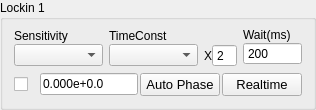
             <widget class="QGroupBox" name="lockin1Group">
              <property name="sizePolicy">
               <sizepolicy hsizetype="Expanding" vsizetype="Expanding">
                <horstretch>0</horstretch>
                <verstretch>0</verstretch>
               </sizepolicy>
              </property>
              <property name="title">
               <string>Lockin 1</string>
              </property>
              <layout class="QVBoxLayout" name="verticalLayout_69">
               <property name="topMargin">
                <number>2</number>
               </property>
               <item>
                <layout class="QVBoxLayout" name="verticalLayout_58" stretch="4,3,1">
                 <property name="sizeConstraint">
                  <enum>QLayout::SizeConstraint::SetNoConstraint</enum>
                 </property>
                 <item>
                  <widget class="PlotWidget" name="realDisChart1" native="true">
                   <property name="mytype" stdset="0">
                    <string>chart</string>
                   </property>
                  </widget>
                 </item>
                 <item>
                  <layout class="QHBoxLayout" name="horizontalLayout_17" stretch="3,3,1,2">
                   <item>
                    <layout class="QVBoxLayout" name="verticalLayout">
                     <property name="spacing">
                      <number>0</number>
                     </property>
                     <item>
                      <widget class="QLabel" name="label_15">
                       <property name="sizePolicy">
                        <sizepolicy hsizetype="Expanding" vsizetype="Fixed">
                         <horstretch>0</horstretch>
                         <verstretch>0</verstretch>
                        </sizepolicy>
                       </property>
                       <property name="text">
                        <string>Sensitivity</string>
                       </property>
                       <property name="mytype" stdset="0">
                        <string>label</string>
                       </property>
                      </widget>
                     </item>
                     <item>
                      <widget class="QComboBox" name="sensitivity1">
                       <property name="sizePolicy">
                        <sizepolicy hsizetype="Expanding" vsizetype="Fixed">
                         <horstretch>0</horstretch>
                         <verstretch>0</verstretch>
                        </sizepolicy>
                       </property>
                       <property name="maximumSize">
                        <size>
                         <width>16777215</width>
                         <height>16777215</height>
                        </size>
                       </property>
                       <property name="font">
                        <font>
                         <pointsize>8</pointsize>
                        </font>
                       </property>
                      </widget>
                     </item>
                    </layout>
                   </item>
                   <item>
                    <layout class="QVBoxLayout" name="verticalLayout_2">
                     <property name="spacing">
                      <number>0</number>
                     </property>
                     <property name="leftMargin">
                      <number>0</number>
                     </property>
                     <item>
                      <widget class="QLabel" name="label_18">
                       <property name="sizePolicy">
                        <sizepolicy hsizetype="Expanding" vsizetype="Fixed">
                         <horstretch>0</horstretch>
                         <verstretch>0</verstretch>
                        </sizepolicy>
                       </property>
                       <property name="maximumSize">
                        <size>
                         <width>16777215</width>
                         <height>16777215</height>
                        </size>
                       </property>
                       <property name="text">
                        <string>TimeConst</string>
                       </property>
                       <property name="mytype" stdset="0">
                        <string>label</string>
                       </property>
                      </widget>
                     </item>
                     <item>
                      <widget class="QComboBox" name="timeConst1">
                       <property name="sizePolicy">
                        <sizepolicy hsizetype="Expanding" vsizetype="Fixed">
                         <horstretch>0</horstretch>
                         <verstretch>0</verstretch>
                        </sizepolicy>
                       </property>
                       <property name="maximumSize">
                        <size>
                         <width>16777215</width>
                         <height>16777215</height>
                        </size>
                       </property>
                       <property name="font">
                        <font>
                         <pointsize>8</pointsize>
                        </font>
                       </property>
                      </widget>
                     </item>
                    </layout>
                   </item>
                   <item>
                    <layout class="QVBoxLayout" name="verticalLayout_50">
                     <property name="spacing">
                      <number>0</number>
                     </property>
                     <item>
                      <spacer name="horizontalSpacer">
                       <property name="orientation">
                        <enum>Qt::Orientation::Horizontal</enum>
                       </property>
                       <property name="sizeHint" stdset="0">
                        <size>
                         <width>67</width>
                         <height>16</height>
                        </size>
                       </property>
                      </spacer>
                     </item>
                     <item>
                      <layout class="QHBoxLayout" name="horizontalLayout_14">
                       <property name="spacing">
                        <number>0</number>
                       </property>
                       <item>
                        <widget class="QLabel" name="label">
                         <property name="maximumSize">
                          <size>
                           <width>20</width>
                           <height>30</height>
                          </size>
                         </property>
                         <property name="text">
                          <string>X</string>
                         </property>
                        </widget>
                       </item>
                       <item>
                        <widget class="QSpinBox" name="wait1multip">
                         <property name="sizePolicy">
                          <sizepolicy hsizetype="Expanding" vsizetype="Fixed">
                           <horstretch>0</horstretch>
                           <verstretch>0</verstretch>
                          </sizepolicy>
                         </property>
                         <property name="maximumSize">
                          <size>
                           <width>16777215</width>
                           <height>16777215</height>
                          </size>
                         </property>
                         <property name="buttonSymbols">
                          <enum>QAbstractSpinBox::ButtonSymbols::NoButtons</enum>
                         </property>
                         <property name="text" stdset="0">
                          <string>2</string>
                         </property>
                         <property name="minimum">
                          <number>1</number>
                         </property>
                         <property name="maximum">
                          <number>10</number>
                         </property>
                         <property name="value">
                          <number>2</number>
                         </property>
                        </widget>
                       </item>
                      </layout>
                     </item>
                    </layout>
                   </item>
                   <item>
                    <layout class="QVBoxLayout" name="verticalLayout_3">
                     <property name="spacing">
                      <number>0</number>
                     </property>
                     <item>
                      <widget class="QLabel" name="label_19">
                       <property name="sizePolicy">
                        <sizepolicy hsizetype="Expanding" vsizetype="Fixed">
                         <horstretch>0</horstretch>
                         <verstretch>0</verstretch>
                        </sizepolicy>
                       </property>
                       <property name="text">
                        <string>Wait(ms)</string>
                       </property>
                       <property name="mytype" stdset="0">
                        <string>label</string>
                       </property>
                      </widget>
                     </item>
                     <item>
                      <widget class="QSpinBox" name="wait1">
                       <property name="sizePolicy">
                        <sizepolicy hsizetype="Expanding" vsizetype="Fixed">
                         <horstretch>0</horstretch>
                         <verstretch>0</verstretch>
                        </sizepolicy>
                       </property>
                       <property name="maximumSize">
                        <size>
                         <width>16777215</width>
                         <height>16777215</height>
                        </size>
                       </property>
                       <property name="buttonSymbols">
                        <enum>QAbstractSpinBox::ButtonSymbols::NoButtons</enum>
                       </property>
                       <property name="text" stdset="0">
                        <string>200</string>
                       </property>
                       <property name="minimum">
                        <number>0</number>
                       </property>
                       <property name="maximum">
                        <number>10000</number>
                       </property>
                       <property name="value">
                        <number>200</number>
                       </property>
                      </widget>
                     </item>
                    </layout>
                   </item>
                  </layout>
                 </item>
                 <item>
                  <layout class="QHBoxLayout" name="horizontalLayout_4" stretch="1,4,3,3">
                   <property name="spacing">
                    <number>2</number>
                   </property>
                   <item>
                    <widget class="QCheckBox" name="activeLockin1">
                     <property name="sizePolicy">
                      <sizepolicy hsizetype="Expanding" vsizetype="Fixed">
                       <horstretch>0</horstretch>
                       <verstretch>0</verstretch>
                      </sizepolicy>
                     </property>
                     <property name="toolTip">
                      <string>Active Instrument?</string>
                     </property>
                     <property name="text">
                      <string/>
                     </property>
                     <property name="checked">
                      <bool>false</bool>
                     </property>
                     <property name="mytype" stdset="0">
                      <string>checkbox</string>
                     </property>
                    </widget>
                   </item>
                   <item>
                    <widget class="QLineEdit" name="realDisChart1Num">
                     <property name="enabled">
                      <bool>true</bool>
                     </property>
                     <property name="sizePolicy">
                      <sizepolicy hsizetype="Expanding" vsizetype="Fixed">
                       <horstretch>0</horstretch>
                       <verstretch>0</verstretch>
                      </sizepolicy>
                     </property>
                     <property name="text">
                      <string>0.000e+0.0</string>
                     </property>
                     <property name="mytype" stdset="0">
                      <string>inst_disp</string>
                     </property>
                    </widget>
                   </item>
                   <item>
                    <widget class="QPushButton" name="autoPhase1">
                     <property name="sizePolicy">
                      <sizepolicy hsizetype="Expanding" vsizetype="Fixed">
                       <horstretch>0</horstretch>
                       <verstretch>0</verstretch>
                      </sizepolicy>
                     </property>
                     <property name="maximumSize">
                      <size>
                       <width>16777215</width>
                       <height>30</height>
                      </size>
                     </property>
                     <property name="font">
                      <font>
                       <pointsize>10</pointsize>
                      </font>
                     </property>
                     <property name="text">
                      <string>Auto Phase</string>
                     </property>
                     <property name="iconSize">
                      <size>
                       <width>16</width>
                       <height>16</height>
                      </size>
                     </property>
                     <property name="mytype" stdset="0">
                      <string>clickable_button</string>
                     </property>
                    </widget>
                   </item>
                   <item>
                    <widget class="QPushButton" name="realtimeDisp1">
                     <property name="sizePolicy">
                      <sizepolicy hsizetype="Expanding" vsizetype="Fixed">
                       <horstretch>0</horstretch>
                       <verstretch>0</verstretch>
                      </sizepolicy>
                     </property>
                     <property name="maximumSize">
                      <size>
                       <width>16777215</width>
                       <height>30</height>
                      </size>
                     </property>
                     <property name="font">
                      <font>
                       <pointsize>10</pointsize>
                      </font>
                     </property>
                     <property name="text">
                      <string>Realtime</string>
                     </property>
                     <property name="checkable">
                      <bool>true</bool>
                     </property>
                     <property name="checked">
                      <bool>false</bool>
                     </property>
                     <property name="mytype" stdset="0">
                      <string>checkable_button</string>
                     </property>
                    </widget>
                   </item>
                  </layout>
                 </item>
                </layout>
               </item>
              </layout>
             </widget>
